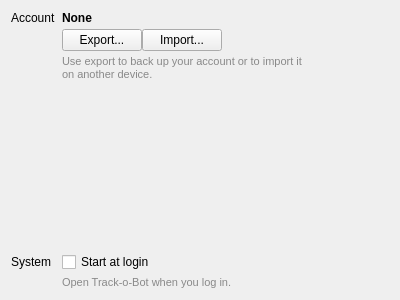
<?xml version="1.0" encoding="UTF-8"?>
<ui version="4.0">
 <class>SettingsWidget</class>
 <widget class="QWidget" name="SettingsWidget">
  <property name="geometry">
   <rect>
    <x>0</x>
    <y>0</y>
    <width>400</width>
    <height>300</height>
   </rect>
  </property>
  <property name="windowTitle">
   <string>Form</string>
  </property>
  <property name="styleSheet">
   <string notr="true">QLabel#importExportDescription,
QLabel#startDescription {
	font-size: 11px;
	color: #898989;
}</string>
  </property>
  <layout class="QHBoxLayout" name="horizontalLayout">
   <item>
    <layout class="QFormLayout" name="formLayout">
     <property name="fieldGrowthPolicy">
      <enum>QFormLayout::FieldsStayAtSizeHint</enum>
     </property>
     <property name="verticalSpacing">
      <number>4</number>
     </property>
     <item row="0" column="0">
      <widget class="QLabel" name="label">
       <property name="text">
        <string>Account</string>
       </property>
      </widget>
     </item>
     <item row="0" column="1">
      <widget class="QLabel" name="account">
       <property name="font">
        <font>
         <weight>75</weight>
         <bold>true</bold>
        </font>
       </property>
       <property name="text">
        <string>None</string>
       </property>
      </widget>
     </item>
     <item row="1" column="1">
      <layout class="QHBoxLayout" name="horizontalLayout_2">
       <item>
        <widget class="QPushButton" name="exportAccountButton">
         <property name="text">
          <string>Export...</string>
         </property>
         <property name="autoDefault">
          <bool>false</bool>
         </property>
        </widget>
       </item>
       <item>
        <widget class="QPushButton" name="importAccountButton">
         <property name="text">
          <string>Import...</string>
         </property>
         <property name="autoDefault">
          <bool>false</bool>
         </property>
        </widget>
       </item>
      </layout>
     </item>
     <item row="2" column="1">
      <widget class="QLabel" name="importExportDescription">
       <property name="text">
        <string>Use export to back up your account or to import it on another device.</string>
       </property>
       <property name="wordWrap">
        <bool>true</bool>
       </property>
      </widget>
     </item>
     <item row="3" column="1">
      <spacer name="verticalSpacer">
       <property name="orientation">
        <enum>Qt::Vertical</enum>
       </property>
       <property name="sizeHint" stdset="0">
        <size>
         <width>20</width>
         <height>20</height>
        </size>
       </property>
      </spacer>
     </item>
     <item row="4" column="0">
      <widget class="QLabel" name="label_4">
       <property name="text">
        <string>System</string>
       </property>
      </widget>
     </item>
     <item row="4" column="1">
      <widget class="QCheckBox" name="startAtLogin">
       <property name="text">
        <string>Start at login </string>
       </property>
      </widget>
     </item>
     <item row="5" column="1">
      <widget class="QLabel" name="startDescription">
       <property name="text">
        <string>Open Track-o-Bot when you log in.</string>
       </property>
      </widget>
     </item>
    </layout>
   </item>
  </layout>
 </widget>
 <resources/>
 <connections/>
</ui>
